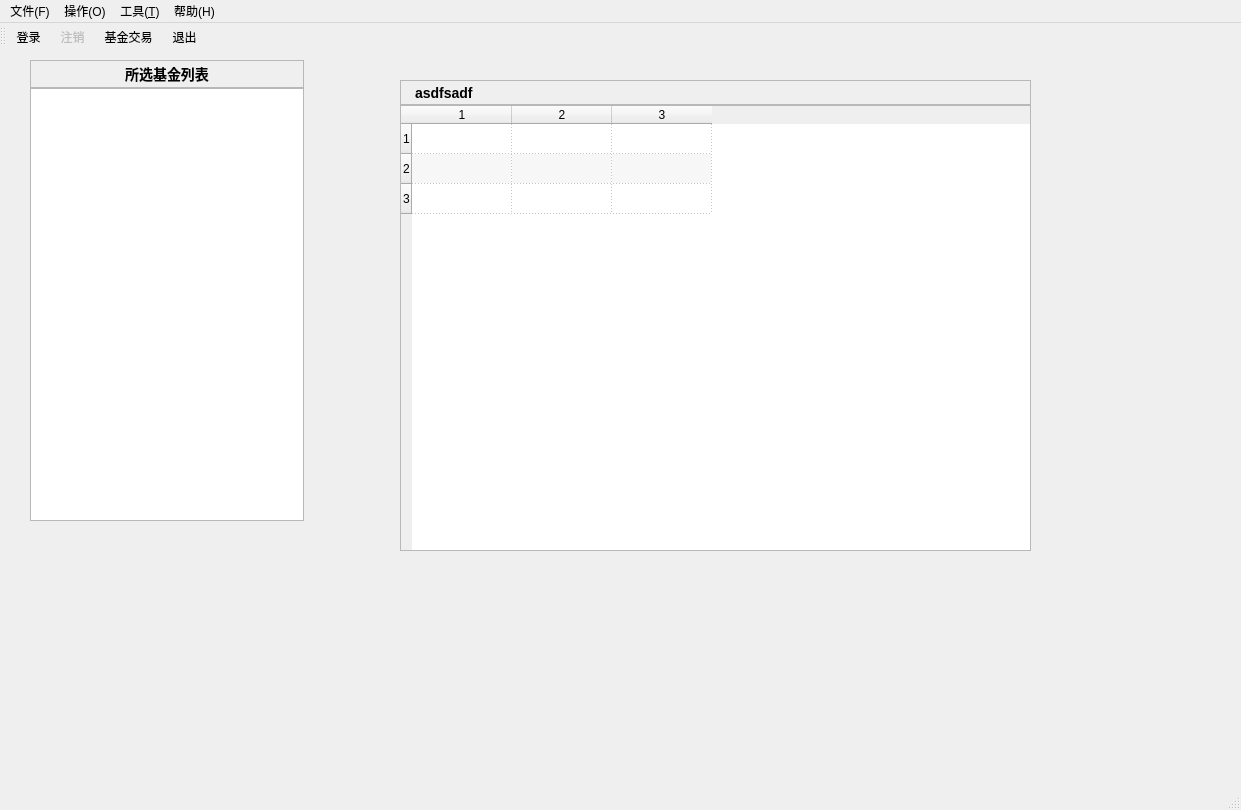
<?xml version="1.0" encoding="UTF-8"?>
<ui version="4.0">
 <class>mainWindow</class>
 <widget class="QMainWindow" name="mainWindow">
  <property name="geometry">
   <rect>
    <x>0</x>
    <y>0</y>
    <width>1241</width>
    <height>810</height>
   </rect>
  </property>
  <property name="windowTitle">
   <string>MainWindow</string>
  </property>
  <property name="styleSheet">
   <string notr="true">QToolBar
{
	spacing:5px;
	border: none;
}

QToolButton
{
	margin: 2px 2px 2px 2px;
}

QLabel#itemNameLabel
{
	font: 16px;
}

QLabel#itemCodeLabel
{
	color: #999999;
}

QLabel#currentValueLabel
{
	font: bold 16px;
	color: #990000;
}

QGroupBox
{
	border: none;
}</string>
  </property>
  <property name="iconSize">
   <size>
    <width>16</width>
    <height>16</height>
   </size>
  </property>
  <widget class="QWidget" name="centralWidget">
   <widget class="QWidget" name="leftWidget" native="true">
    <property name="geometry">
     <rect>
      <x>30</x>
      <y>10</y>
      <width>274</width>
      <height>461</height>
     </rect>
    </property>
    <layout class="QVBoxLayout" name="verticalLayout">
     <property name="spacing">
      <number>0</number>
     </property>
     <property name="leftMargin">
      <number>0</number>
     </property>
     <property name="topMargin">
      <number>0</number>
     </property>
     <property name="rightMargin">
      <number>0</number>
     </property>
     <property name="bottomMargin">
      <number>0</number>
     </property>
     <item>
      <widget class="QLabel" name="fundListLabel">
       <property name="minimumSize">
        <size>
         <width>0</width>
         <height>25</height>
        </size>
       </property>
       <property name="font">
        <font>
         <pointsize>-1</pointsize>
         <bold>true</bold>
        </font>
       </property>
       <property name="styleSheet">
        <string notr="true">padding: 2px;font-size: 14px;</string>
       </property>
       <property name="frameShape">
        <enum>QFrame::Shape::StyledPanel</enum>
       </property>
       <property name="frameShadow">
        <enum>QFrame::Shadow::Sunken</enum>
       </property>
       <property name="text">
        <string>所选基金列表</string>
       </property>
       <property name="alignment">
        <set>Qt::AlignmentFlag::AlignCenter</set>
       </property>
      </widget>
     </item>
     <item>
      <widget class="QListWidget" name="fundListWidget">
       <property name="enabled">
        <bool>true</bool>
       </property>
       <property name="editTriggers">
        <set>QAbstractItemView::EditTrigger::NoEditTriggers</set>
       </property>
       <property name="alternatingRowColors">
        <bool>true</bool>
       </property>
       <property name="selectionBehavior">
        <enum>QAbstractItemView::SelectionBehavior::SelectRows</enum>
       </property>
      </widget>
     </item>
    </layout>
   </widget>
   <widget class="QWidget" name="rightWidget" native="true">
    <property name="geometry">
     <rect>
      <x>400</x>
      <y>30</y>
      <width>631</width>
      <height>471</height>
     </rect>
    </property>
    <layout class="QVBoxLayout" name="verticalLayout_2">
     <property name="spacing">
      <number>0</number>
     </property>
     <property name="leftMargin">
      <number>0</number>
     </property>
     <property name="topMargin">
      <number>0</number>
     </property>
     <property name="rightMargin">
      <number>0</number>
     </property>
     <property name="bottomMargin">
      <number>0</number>
     </property>
     <item>
      <widget class="QLabel" name="fundTabelLabel">
       <property name="minimumSize">
        <size>
         <width>0</width>
         <height>25</height>
        </size>
       </property>
       <property name="font">
        <font>
         <pointsize>-1</pointsize>
         <bold>true</bold>
        </font>
       </property>
       <property name="styleSheet">
        <string notr="true">padding: 2px 10px;
font-size: 14px;</string>
       </property>
       <property name="frameShape">
        <enum>QFrame::Shape::StyledPanel</enum>
       </property>
       <property name="frameShadow">
        <enum>QFrame::Shadow::Sunken</enum>
       </property>
       <property name="text">
        <string>asdfsadf</string>
       </property>
       <property name="alignment">
        <set>Qt::AlignmentFlag::AlignLeading|Qt::AlignmentFlag::AlignLeft|Qt::AlignmentFlag::AlignVCenter</set>
       </property>
      </widget>
     </item>
     <item>
      <widget class="QTableWidget" name="fundTableWidget">
       <property name="editTriggers">
        <set>QAbstractItemView::EditTrigger::NoEditTriggers</set>
       </property>
       <property name="alternatingRowColors">
        <bool>true</bool>
       </property>
       <property name="selectionMode">
        <enum>QAbstractItemView::SelectionMode::SingleSelection</enum>
       </property>
       <property name="selectionBehavior">
        <enum>QAbstractItemView::SelectionBehavior::SelectRows</enum>
       </property>
       <property name="gridStyle">
        <enum>Qt::PenStyle::DotLine</enum>
       </property>
       <property name="rowCount">
        <number>3</number>
       </property>
       <property name="columnCount">
        <number>3</number>
       </property>
       <row/>
       <row/>
       <row/>
       <column/>
       <column/>
       <column/>
      </widget>
     </item>
    </layout>
   </widget>
  </widget>
  <widget class="QMenuBar" name="menuBar">
   <property name="geometry">
    <rect>
     <x>0</x>
     <y>0</y>
     <width>1241</width>
     <height>33</height>
    </rect>
   </property>
   <widget class="QMenu" name="menuFile">
    <property name="title">
     <string>文件(F)</string>
    </property>
    <addaction name="actionLogin"/>
    <addaction name="actionLogout"/>
    <addaction name="separator"/>
    <addaction name="separator"/>
    <addaction name="actionExit"/>
   </widget>
   <widget class="QMenu" name="menuHelp">
    <property name="title">
     <string>帮助(H)</string>
    </property>
    <addaction name="actionAbout"/>
   </widget>
   <widget class="QMenu" name="menuTool">
    <property name="title">
     <string>工具(&amp;T)</string>
    </property>
    <addaction name="separator"/>
    <addaction name="actionSync"/>
    <addaction name="separator"/>
    <addaction name="separator"/>
    <addaction name="actionSetup"/>
   </widget>
   <widget class="QMenu" name="menu">
    <property name="title">
     <string>操作(O)</string>
    </property>
    <addaction name="actionTradeFund"/>
    <addaction name="separator"/>
    <addaction name="actionAnalyzeIndex"/>
   </widget>
   <addaction name="menuFile"/>
   <addaction name="menu"/>
   <addaction name="menuTool"/>
   <addaction name="menuHelp"/>
  </widget>
  <widget class="QStatusBar" name="statusBar"/>
  <widget class="QToolBar" name="toolBar">
   <property name="windowTitle">
    <string>toolBar</string>
   </property>
   <property name="iconSize">
    <size>
     <width>18</width>
     <height>18</height>
    </size>
   </property>
   <property name="floatable">
    <bool>true</bool>
   </property>
   <attribute name="toolBarArea">
    <enum>TopToolBarArea</enum>
   </attribute>
   <attribute name="toolBarBreak">
    <bool>false</bool>
   </attribute>
   <addaction name="actionLogin"/>
   <addaction name="actionLogout"/>
   <addaction name="actionTradeFund"/>
   <addaction name="actionExit"/>
  </widget>
  <action name="actionLogin">
   <property name="icon">
    <iconset theme="QIcon::ThemeIcon::ContactNew"/>
   </property>
   <property name="text">
    <string>登录(&amp;L)...</string>
   </property>
   <property name="iconText">
    <string>登录</string>
   </property>
   <property name="toolTip">
    <string>登录应用</string>
   </property>
   <property name="shortcut">
    <string>Ctrl+L</string>
   </property>
  </action>
  <action name="actionExit">
   <property name="icon">
    <iconset theme="QIcon::ThemeIcon::SystemShutdown"/>
   </property>
   <property name="text">
    <string>退出(&amp;Q)</string>
   </property>
   <property name="iconText">
    <string>退出</string>
   </property>
   <property name="toolTip">
    <string>退出当前应用程序</string>
   </property>
   <property name="shortcut">
    <string>Ctrl+Q</string>
   </property>
  </action>
  <action name="actionAbout">
   <property name="icon">
    <iconset theme="QIcon::ThemeIcon::HelpAbout"/>
   </property>
   <property name="text">
    <string>关于(&amp;A)...</string>
   </property>
   <property name="toolTip">
    <string>关于...</string>
   </property>
   <property name="shortcut">
    <string>Alt+A</string>
   </property>
  </action>
  <action name="actionLogout">
   <property name="enabled">
    <bool>false</bool>
   </property>
   <property name="icon">
    <iconset theme="QIcon::ThemeIcon::UserAvailable"/>
   </property>
   <property name="text">
    <string>注销(&amp;O)</string>
   </property>
   <property name="iconText">
    <string>注销</string>
   </property>
   <property name="toolTip">
    <string>注销账户</string>
   </property>
  </action>
  <action name="actionSync">
   <property name="enabled">
    <bool>true</bool>
   </property>
   <property name="icon">
    <iconset theme="QIcon::ThemeIcon::MediaPlaylistRepeat"/>
   </property>
   <property name="text">
    <string>数据更新(&amp;R)...</string>
   </property>
   <property name="iconText">
    <string>数据更新</string>
   </property>
   <property name="toolTip">
    <string>数据更新...</string>
   </property>
   <property name="shortcut">
    <string>Alt+S</string>
   </property>
  </action>
  <action name="actionSetup">
   <property name="icon">
    <iconset theme="QIcon::ThemeIcon::DocumentProperties"/>
   </property>
   <property name="text">
    <string>设置(&amp;S)</string>
   </property>
   <property name="iconText">
    <string>设置</string>
   </property>
   <property name="toolTip">
    <string>设置</string>
   </property>
  </action>
  <action name="actionAnalyzeIndex">
   <property name="text">
    <string>指数分析(&amp;I)...</string>
   </property>
   <property name="iconText">
    <string>指数分析</string>
   </property>
   <property name="toolTip">
    <string>指数分析(I)...</string>
   </property>
  </action>
  <action name="actionTradeFund">
   <property name="icon">
    <iconset theme="QIcon::ThemeIcon::MediaPlaylistShuffle"/>
   </property>
   <property name="text">
    <string>基金交易(O)...</string>
   </property>
   <property name="iconText">
    <string>基金交易</string>
   </property>
   <property name="toolTip">
    <string>基金交易</string>
   </property>
  </action>
 </widget>
 <resources/>
 <connections>
  <connection>
   <sender>actionLogin</sender>
   <signal>triggered()</signal>
   <receiver>mainWindow</receiver>
   <slot>onActionLoginTriggered()</slot>
   <hints>
    <hint type="sourcelabel">
     <x>-1</x>
     <y>-1</y>
    </hint>
    <hint type="destinationlabel">
     <x>630</x>
     <y>404</y>
    </hint>
   </hints>
  </connection>
  <connection>
   <sender>actionExit</sender>
   <signal>triggered()</signal>
   <receiver>mainWindow</receiver>
   <slot>onActionExitTriggered()</slot>
   <hints>
    <hint type="sourcelabel">
     <x>-1</x>
     <y>-1</y>
    </hint>
    <hint type="destinationlabel">
     <x>630</x>
     <y>404</y>
    </hint>
   </hints>
  </connection>
  <connection>
   <sender>actionLogout</sender>
   <signal>triggered()</signal>
   <receiver>mainWindow</receiver>
   <slot>onActionLogoutTriggered()</slot>
   <hints>
    <hint type="sourcelabel">
     <x>-1</x>
     <y>-1</y>
    </hint>
    <hint type="destinationlabel">
     <x>630</x>
     <y>404</y>
    </hint>
   </hints>
  </connection>
  <connection>
   <sender>actionSync</sender>
   <signal>triggered()</signal>
   <receiver>mainWindow</receiver>
   <slot>onActionSetupDataTriggered()</slot>
   <hints>
    <hint type="sourcelabel">
     <x>-1</x>
     <y>-1</y>
    </hint>
    <hint type="destinationlabel">
     <x>524</x>
     <y>346</y>
    </hint>
   </hints>
  </connection>
  <connection>
   <sender>actionSetup</sender>
   <signal>triggered()</signal>
   <receiver>mainWindow</receiver>
   <slot>onActionSetupFundTriggered()</slot>
   <hints>
    <hint type="sourcelabel">
     <x>-1</x>
     <y>-1</y>
    </hint>
    <hint type="destinationlabel">
     <x>524</x>
     <y>346</y>
    </hint>
   </hints>
  </connection>
  <connection>
   <sender>actionAnalyzeIndex</sender>
   <signal>triggered()</signal>
   <receiver>mainWindow</receiver>
   <slot>onActionAnalyzeIndexTriggered()</slot>
   <hints>
    <hint type="sourcelabel">
     <x>-1</x>
     <y>-1</y>
    </hint>
    <hint type="destinationlabel">
     <x>721</x>
     <y>512</y>
    </hint>
   </hints>
  </connection>
  <connection>
   <sender>actionTradeFund</sender>
   <signal>triggered()</signal>
   <receiver>mainWindow</receiver>
   <slot>onActionTradeFundTriggered()</slot>
   <hints>
    <hint type="sourcelabel">
     <x>-1</x>
     <y>-1</y>
    </hint>
    <hint type="destinationlabel">
     <x>721</x>
     <y>512</y>
    </hint>
   </hints>
  </connection>
  <connection>
   <sender>actionAbout</sender>
   <signal>triggered()</signal>
   <receiver>mainWindow</receiver>
   <slot>onActionAboutTriggered()</slot>
   <hints>
    <hint type="sourcelabel">
     <x>-1</x>
     <y>-1</y>
    </hint>
    <hint type="destinationlabel">
     <x>721</x>
     <y>512</y>
    </hint>
   </hints>
  </connection>
  <connection>
   <sender>fundListWidget</sender>
   <signal>itemSelectionChanged()</signal>
   <receiver>mainWindow</receiver>
   <slot>onFundListWidgetItemSelectionChanged()</slot>
   <hints>
    <hint type="sourcelabel">
     <x>109</x>
     <y>356</y>
    </hint>
    <hint type="destinationlabel">
     <x>450</x>
     <y>1003</y>
    </hint>
   </hints>
  </connection>
 </connections>
 <slots>
  <slot>onActionLoginTriggered()</slot>
  <slot>onActionLogoutTriggered()</slot>
  <slot>onActionExitTriggered()</slot>
  <slot>onActionSetupDataTriggered()</slot>
  <slot>onActionSetupFundTriggered()</slot>
  <slot>onActionAnalyzeIndexTriggered()</slot>
  <slot>onActionTradeFundTriggered()</slot>
  <slot>onActionAboutTriggered()</slot>
  <slot>onFundListWidgetItemSelectionChanged()</slot>
 </slots>
</ui>
